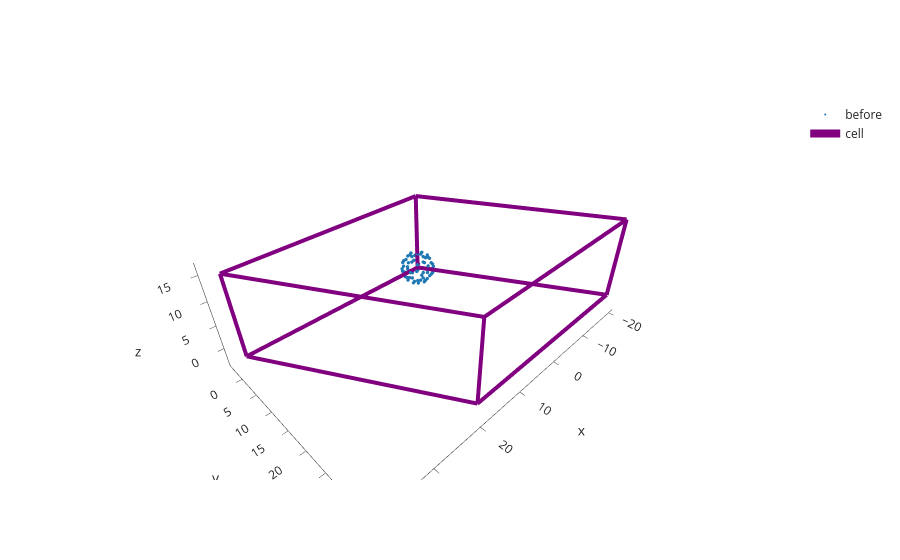

The notebook cell this image was saved under:
### Markdown cell above
* ### Case 1: The coordinates are like this

### Code cell
import plotly.graph_objects as go 
before = go.Scatter3d(x=coords[:,0], y=coords[:,1], z=coords[:,2], marker_size=2, mode='markers', name='before')
go.Figure(data=[before, plot_cell(data)]).update_layout(template='simple_white',scene = dict(aspectmode='data')).show()
